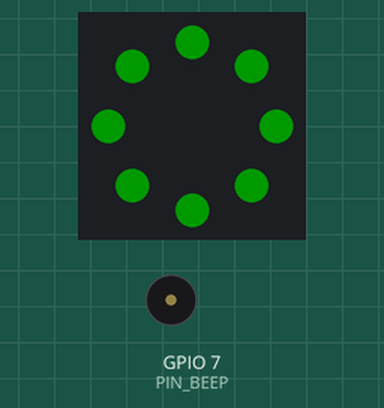
A sketch run on a simulated ESP32-S3. Parts: 8 RGB LEDs in a ring, first at the top, clockwise, buzzer (waves = sounding). Dim RGB values are drawn brighter than linear; what the sketch prints to the serial monitor is not drawn.

Above: at 0.6 s.
At 2.1 s:
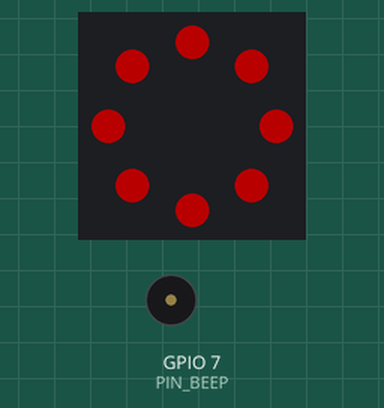
At 3.6 s:
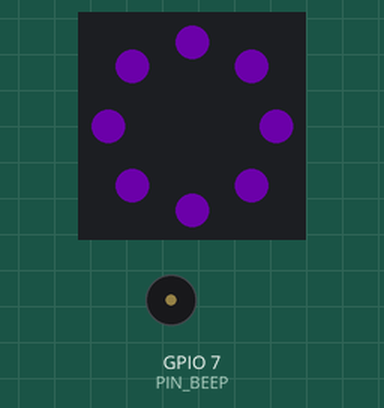
At 5.11 s:
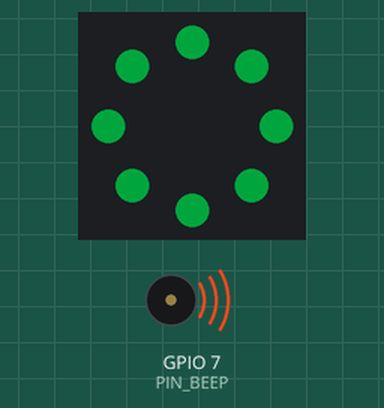
Timing chart, 0 to 40.0 s (numbered marks = the images above):
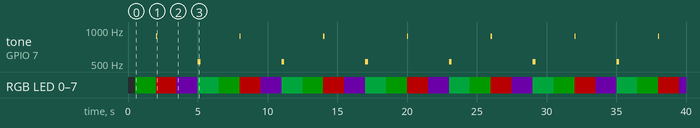

Measured:
- by itself, tone on GPIO 7 (PIN_BEEP): repeats every 6.0 s: silent 2.9 s, 523 Hz 0.20 s, silent 2.8 s, 880 Hz 0.08 s
- by itself, RGB LED 0–7: repeats every 6.0 s: RGB(69, 0, 0) 1.5 s, RGB(28, 0, 44) 1.5 s, RGB(0, 41, 15) 1.5 s, RGB(0, 25, 0) 1.5 s
- what the display in image 0 shows lasts 1.5 s, from 0.5 s to 2.0 s

The sketch:

sketch.ino
```cpp
/*
 * LifeLine — Wokwi (paste with diagram.json from repo wokwi/ folder)
 *
 * After paste: Save → Simulate. Do NOT drag wires on the diagram.
 *
 * Breadboard / ESP-IDF (firmware/main/config.h):
 *   WS2812B x8      DIN = 38    5V
 *   INMP441         SD=2  SCK=41  WS=42  L/R=GND
 *   MAX98357A       DIN=7  BCLK=5  LRC=6  SD=10
 *   MAX30102        SDA=8  SCL=9  INT=4
 */

#include <Adafruit_NeoPixel.h>

#define PIN_NEO  38
#define PIN_BEEP 7
#define NUMPIX   8

Adafruit_NeoPixel ring(NUMPIX, PIN_NEO, NEO_GRB + NEO_KHZ800);

void setup() {
  Serial.begin(115200);
  delay(500);
  Serial.println();
  Serial.println("LifeLine Wokwi — check wiring in diagram.json");
  Serial.println("NeoPixel=38  Pot SIG=2  Buzzer=7  I2C 8/9 INT=4");
  Serial.println("If the ring stays dark, diagram.json was not pasted fully.");

  pinMode(PIN_BEEP, OUTPUT);
  ring.begin();
  ring.setBrightness(80);
  ring.show();
}

static void color(uint8_t r, uint8_t g, uint8_t b) {
  for (int i = 0; i < NUMPIX; i++) {
    ring.setPixelColor(i, ring.Color(r, g, b));
  }
  ring.show();
}

void loop() {
  Serial.println("IDLE");
  color(0, 80, 0);
  noTone(PIN_BEEP);
  delay(1500);

  Serial.println("RECORDING");
  color(220, 0, 0);
  tone(PIN_BEEP, 880, 80);
  delay(1500);

  Serial.println("PROCESSING");
  color(90, 0, 140);
  noTone(PIN_BEEP);
  delay(1500);

  Serial.println("SPEAKING");
  color(0, 130, 50);
  tone(PIN_BEEP, 523, 200);
  delay(200);
  noTone(PIN_BEEP);
  delay(1300);
}
```
